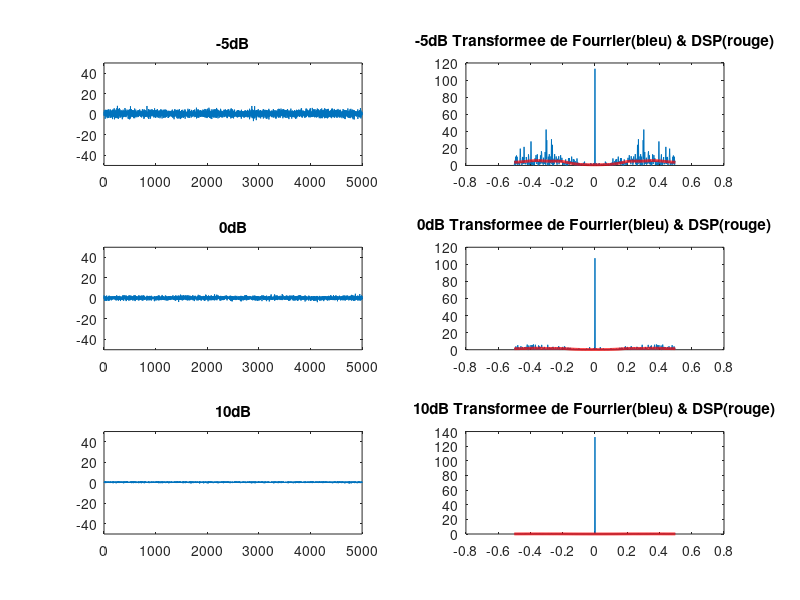

MATLAB code for this plot:
clear; close all; clc

%% Parametres

p = 4;
N = 5000;
X = ones(1,N);
%X = sqrt(1)*randn(1,N) + 0;
Y = zeros(3, length(X));
a_i = rand(1,p);
Nfft = 512;
TF = zeros(3, Nfft);
DSP= zeros(3,Nfft);
Ps=(1 /N)*X*X';
a_i = a_i./(sum(abs(a_i)));
a=[1 a_i];
b=[1];
f = -1/2:1/Nfft:1/2-1/Nfft;
Eb=[-5,0,10];
h=freqz(b,a,2*pi*f);

%% Buitage d'un processus AR

for k= 1:3
    %% Bruit
    m=0;
    Pb = Ps*10^(-Eb(k)/10);
    ran=randn(1,N);
    Pb1=(1/N)*ran*ran';
    sigma2=Pb/Pb1;
    noise = sqrt(sigma2)*randn(1,N) + m;

    X_bruite = X+noise;

    %% Processus AR
    Y(k,:) = filter(b,a,X_bruite );
  

    %% Fr?quentiel

    TF(k,:) = fftshift(abs(fft(Y(k,:),Nfft) )).^2/Nfft;
    DSP(k,:)= abs(h).^2*sigma2;
 
end

%% Affichage
figure,
subplot(321)
plot(Y(1,:)), title('-5dB');ylim([-50,50]);

subplot(322)
plot(f,TF(1,:)),
hold on 
plot(f,DSP(1,:),'r','LineWidth',2), 
title('-5dB Transformee de Fourrier(bleu) & DSP(rouge)');

subplot(323)
plot(Y(2,:)), title('0dB');ylim([-50,50]);

subplot(324)
plot(f,TF(2,:)), 
hold on 
plot(f,DSP(2,:),'r','LineWidth',2),
title('0dB Transformee de Fourrier(bleu) & DSP(rouge)');

subplot(325)
plot(Y(3,:)), title('10dB');ylim([-50,50]);

subplot(326)
plot(f,TF(3,:));
hold on
plot(f,DSP(3,:),'r','LineWidth',2), 
title('10dB Transformee de Fourrier(bleu) & DSP(rouge)');

